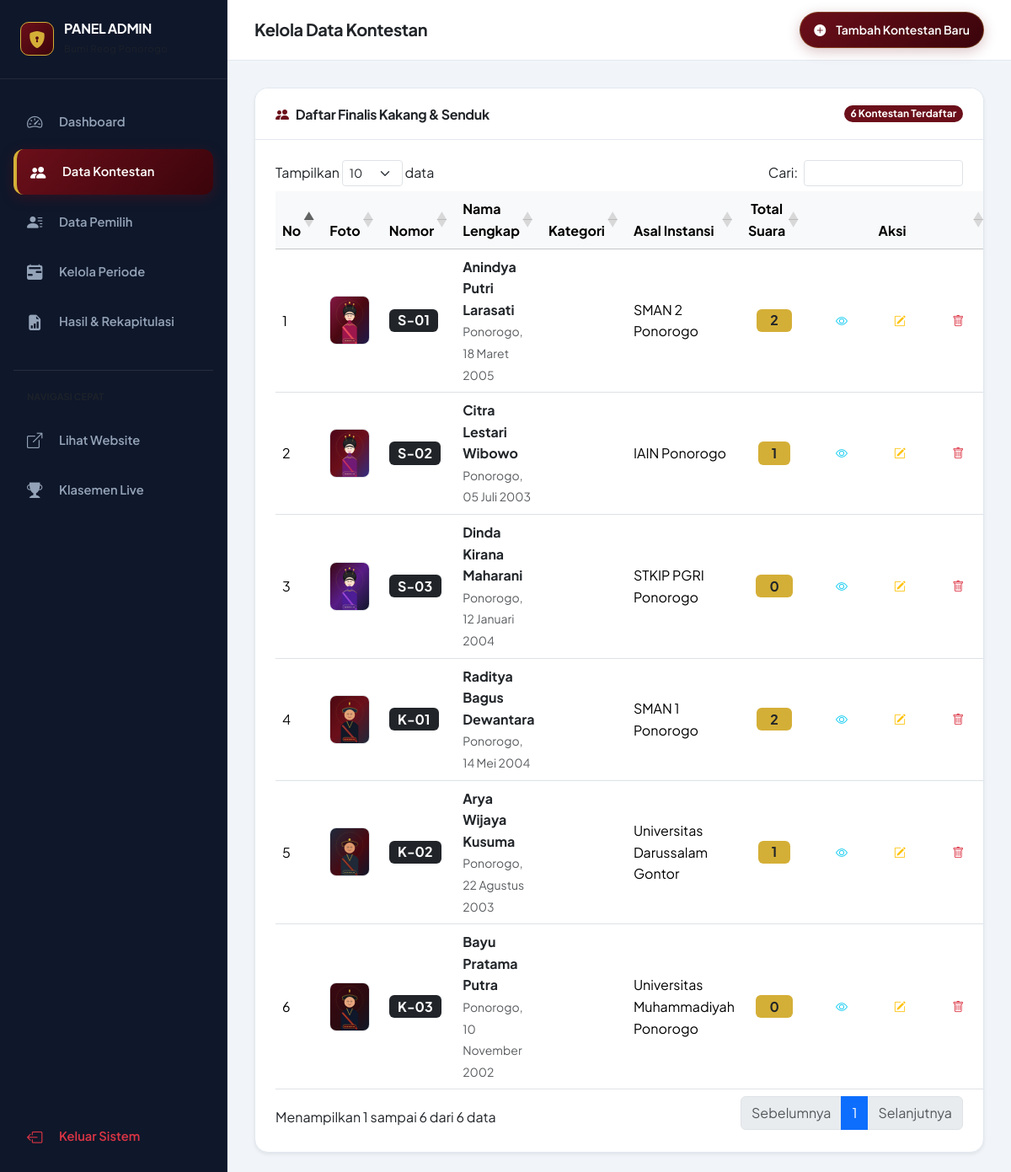
The page /admin/kontestan.php (signed in) on the database its author committed.
### tables this page shows
CREATE TABLE `kontestan` (
  `id` INT AUTO_INCREMENT PRIMARY KEY,
  `nomor_peserta` VARCHAR(10) NOT NULL,
  `nama` VARCHAR(100) NOT NULL,
  `kategori` ENUM('Kakang', 'Senduk') NOT NULL,
  `ttl` VARCHAR(100) NOT NULL,
  `foto` VARCHAR(255) NOT NULL,
  `asal_instansi` VARCHAR(150) NOT NULL,
  `visi` TEXT NOT NULL,
  `misi` TEXT NOT NULL,
  `prestasi` TEXT NOT NULL,
  `deskripsi` TEXT NOT NULL,
  `created_at` TIMESTAMP NOT NULL DEFAULT CURRENT_TIMESTAMP
);

### admin/kontestan.php (the view, shortened to what this page needs)
<?php
require_once __DIR__ . '/../config/koneksi.php';
$query = "
    SELECT
        k.*,
        COUNT(v.id) AS total_suara
    FROM kontestan k
    LEFT JOIN voting v ON k.id = v.kontestan_id
    GROUP BY k.id
    ORDER BY k.kategori DESC, k.nomor_peserta ASC
";
$result = $conn->query($query);
$kontestan_list = [];
while ($row = $result->fetch_assoc()) {
    $kontestan_list[] = $row;
}
?>
<!DOCTYPE html>
<html lang="id">
<head>
  <link href="https://cdn.jsdelivr.net/npm/bootstrap@5.3.2/dist/css/bootstrap.min.css" rel="stylesheet">
  <link rel="stylesheet" href="https://cdn.jsdelivr.net/npm/bootstrap-icons@1.11.3/font/bootstrap-icons.min.css">
  <link rel="stylesheet" href="https://cdn.jsdelivr.net/npm/sweetalert2@11/dist/sweetalert2.min.css">
  <link rel="stylesheet" href="https://cdn.datatables.net/1.13.7/css/dataTables.bootstrap5.min.css">
  <link rel="stylesheet" href="<?= BASE_URL ?>assets/css/style.css">
</head>
<body>
<div class="admin-layout">
  <?php include __DIR__ . '/sidebar.php'; ?>
  <div class="admin-content">
    <header class="admin-navbar">
      <div class="d-flex align-items-center gap-3">
        <h5 class="fw-bold text-dark mb-0">Kelola Data Kontestan</h5>
      </div>
      <a href="<?= BASE_URL ?>admin/tambah-kontestan.php" class="btn btn-maroon btn-sm px-3">
        <i class="bi bi-plus-circle-fill me-1"></i> Tambah Kontestan Baru
      </a>
    </header>
    <main class="admin-body">
      <div class="card card-table shadow-sm">
        <div class="card-header">
          <h6 class="fw-bold mb-0 text-dark">
            <i class="bi bi-people-fill text-maroon me-2"></i>Daftar Finalis Kakang & Senduk
          </h6>
          <span class="badge bg-maroon rounded-pill"><?= count($kontestan_list) ?> Kontestan Terdaftar</span>
        </div>
        <div class="p-4 table-responsive">
          <table class="table table-hover align-middle w-100" id="tableKontestan">
            <thead class="table-light">
              <tr>
                <th style="width: 50px;">No</th>
                <th style="width: 70px;">Foto</th>
                <th style="width: 90px;">Nomor</th>
                <th>Nama Lengkap</th>
                <th>Kategori</th>
                <th>Asal Instansi</th>
                <th class="text-center">Total Suara</th>
                <th style="width: 140px;" class="text-center">Aksi</th>
              </tr>
            </thead>
            <tbody>
              <?php $no = 1; foreach ($kontestan_list as $k): ?>
                <tr>
                  <td><?= $no++ ?></td>
                  <td>
                    <img src="<?= BASE_URL ?>uploads/<?= htmlspecialchars($k['foto']) ?>" alt="<?= htmlspecialchars($k['nama']) ?>" class="rounded-3 border" style="width: 48px; height: 58px; object-fit: cover;">
                  </td>
                  <td>
                    <span class="badge bg-dark fs-6"><?= htmlspecialchars($k['nomor_peserta']) ?></span>
                  </td>
                  <td>
                    <span class="fw-bold text-dark d-block"><?= htmlspecialchars($k['nama']) ?></span>
                    <small class="text-muted"><?= htmlspecialchars($k['ttl']) ?></small>
                  </td>
                  <td>
                    <span class="badge <?= $k['kategori'] === 'Kakang' ? 'badge-kakang' : 'badge-senduk' ?> rounded-pill">
                    </span>
                  </td>
                  <td><?= htmlspecialchars($k['asal_instansi']) ?></td>
                  <td class="text-center">
                    <span class="badge bg-gold text-dark fs-6 px-3"><?= (int)$k['total_suara'] ?></span>
                  </td>
                  <td class="text-center">
                    <div class="d-inline-flex gap-1">
                      <a href="<?= BASE_URL ?>pages/detail-kontestan.php?id=<?= $k['id'] ?>" target="_blank" class="btn btn-outline-info btn-sm rounded-circle" title="Lihat Profil">
                        <i class="bi bi-eye"></i>
                      </a>
                      <a href="<?= BASE_URL ?>admin/edit-kontestan.php?id=<?= $k['id'] ?>" class="btn btn-outline-warning btn-sm rounded-circle" title="Edit Data">
                        <i class="bi bi-pencil-square"></i>
                      </a>
                      <button type="button" class="btn btn-outline-danger btn-sm rounded-circle" title="Hapus Kontestan" onclick="confirmDelete('<?= BASE_URL ?>admin/hapus-kontestan.php?id=<?= $k['id'] ?>', 'Hapus <?= htmlspecialchars($k['nama']) ?>?')">
                        <i class="bi bi-trash"></i>
                      </button>
                    </div>
                  </td>
                </tr>
              <?php endforeach; ?>
            </tbody>
          </table>
        </div>
      </div>
    </main>
  </div>
</div>
</body>
</html>

### assets/css/style.css (style rules this page uses)
:root { --font-main: 'Plus Jakarta Sans', -apple-system, BlinkMacSystemFont, 'Segoe UI', Roboto, sans-serif; --font-serif: 'Playfair Display', Georgia, serif; --primary-maroon: #6B0F1A; --primary-maroon-dark: #4A0810; --primary-maroon-light: #8E1B29; --primary-maroon-soft: #FDF2F3; --royal-gold: #D4AF37; --royal-gold-dark: #A98622; --royal-gold-light: #F6E6B4; --royal-gold-soft: #FCF9EE; --dark-charcoal: #1E293B; --slate-dark: #0F172A; --slate-muted: #64748B; --slate-border: #E2E8F0; --bg-clean: #F8FAFC; --bg-white: #FFFFFF; --grad-maroon: linear-gradient(135deg, #6B0F1A 0%, #3B040B 100%); --grad-gold: linear-gradient(135deg, #ECC860 0%, #D4AF37 50%, #A98622 100%); --grad-hero: linear-gradient(135deg, rgba(20, 2, 5, 0.94) 0%, rgba(74, 8, 16, 0.90) 50%, rgba(15, 23, 42, 0.95) 100%); --grad-kakang: linear-gradient(135deg, #6B0F1A 0%, #A31E2C 100%); --grad-senduk: linear-gradient(135deg, #B83253 0%, #D4AF37 100%); --grad-podium-1: linear-gradient(180deg, #FFE894 0%, #D4AF37 100%); --grad-podium-2: linear-gradient(180deg, #E2E8F0 0%, #94A3B8 100%); --grad-podium-3: linear-gradient(180deg, #F3BA88 0%, #C06C3E 100%); --shadow-sm: 0 2px 4px rgba(30, 41, 59, 0.04); --shadow-md: 0 8px 20px rgba(30, 41, 59, 0.08); --shadow-lg: 0 16px 36px rgba(107, 15, 26, 0.12); --shadow-hover: 0 22px 45px rgba(107, 15, 26, 0.22); --shadow-gold: 0 10px 25px rgba(212, 175, 55, 0.35); --glass-bg: rgba(255, 255, 255, 0.92); --glass-border: rgba(212, 175, 55, 0.25); --glass-blur: blur(14px); --radius-sm: 8px; --radius-md: 12px; --radius-lg: 16px; --radius-xl: 24px; --radius-pill: 50px; --transition-normal: all 0.3s cubic-bezier(0.4, 0, 0.2, 1); }
* { box-sizing: border-box; }
body { font-family: var(--font-main); background-color: var(--bg-clean); color: var(--dark-charcoal); line-height: 1.6; min-height: 100vh; display: flex; flex-direction: column; overflow-x: hidden; }
main { flex: 1 0 auto; }
h1, h2, h3, h4, h5, h6 { font-weight: 700; color: var(--dark-charcoal); letter-spacing: -0.02em; }
.text-maroon { color: var(--primary-maroon) !important; }
.bg-maroon { background-color: var(--primary-maroon) !important; }
.bg-gold { background-color: var(--royal-gold) !important; }
.btn { font-weight: 600; border-radius: var(--radius-pill); padding: 0.65rem 1.6rem; transition: var(--transition-normal); display: inline-flex; align-items: center; justify-content: center; gap: 8px; border: none; }
.btn-maroon { background: var(--grad-maroon); color: #FFFFFF !important; box-shadow: 0 4px 15px rgba(107, 15, 26, 0.25); border: 1px solid rgba(212, 175, 55, 0.3); }
.admin-layout { display: flex; min-height: 100vh; }
.admin-content { flex: 1; background: #F1F5F9; display: flex; flex-direction: column; min-width: 0; }
.admin-navbar { background: #FFFFFF; border-bottom: 1px solid var(--slate-border); padding: 0.85rem 2rem; display: flex; align-items: center; justify-content: space-between; }
.admin-body { padding: 2rem; flex: 1; }
.card-table { background: #FFFFFF; border-radius: var(--radius-lg); border: 1px solid var(--slate-border); box-shadow: var(--shadow-sm); overflow: hidden; }
.card-table .card-header { background: #FFFFFF; border-bottom: 1px solid var(--slate-border); padding: 1.25rem 1.5rem; display: flex; align-items: center; justify-content: space-between; }

### rows shown on the page
kontestan: foto (picture), nomor_peserta "S-01", nama "Anindya Putri Larasati", ttl "Ponorogo, 18 Maret 2005", asal_instansi "SMAN 2 Ponorogo", total_suara "2"
kontestan: foto (picture), nomor_peserta "S-02", nama "Citra Lestari Wibowo", ttl "Ponorogo, 05 Juli 2003", asal_instansi "IAIN Ponorogo", total_suara "1"
kontestan: foto (picture), nomor_peserta "S-03", nama "Dinda Kirana Maharani", ttl "Ponorogo, 12 Januari 2004", asal_instansi "STKIP PGRI Ponorogo", total_suara "0"
kontestan: foto (picture), nomor_peserta "K-01", nama "Raditya Bagus Dewantara", ttl "Ponorogo, 14 Mei 2004", asal_instansi "SMAN 1 Ponorogo", total_suara "2"
kontestan: foto (picture), nomor_peserta "K-02", nama "Arya Wijaya Kusuma", ttl "Ponorogo, 22 Agustus 2003", asal_instansi "Universitas Darussalam Gontor", total_suara "1"
kontestan: foto (picture), nomor_peserta "K-03", nama "Bayu Pratama Putra", ttl "Ponorogo, 10 November 2002", asal_instansi "Universitas Muhammadiyah Ponorogo", total_suara "0"

### other values the page prints
count($kontestan_list) "6"
